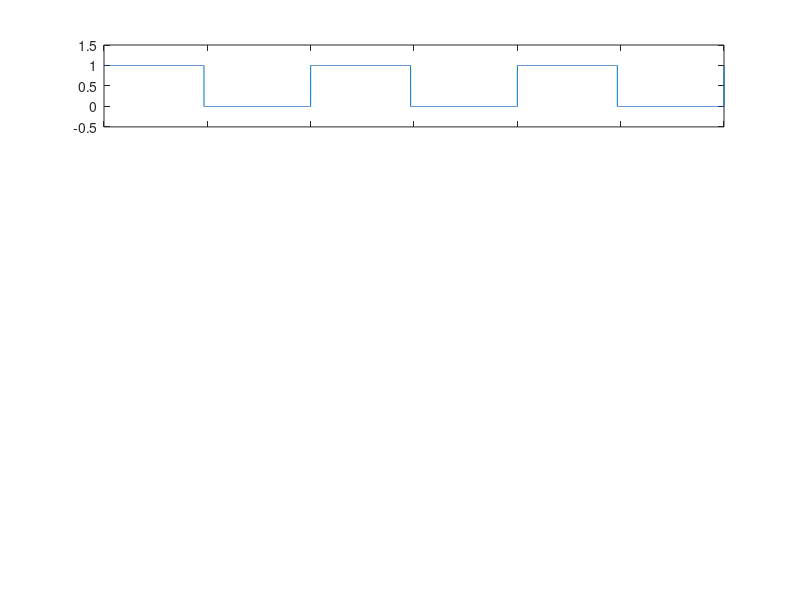

Recreate this plot in MATLAB. (Note: this script raises an error after producing the figure.)
fs = 50e3;
Ts = 1/fs;

C = 39e-6;
rC = 0.23;

L = 220e-6;
rL = 0.65;

R = 10;
Vdf = 0.8;

Vi = 9;
Vo = 3.7;
Io = Vo/R;

D = ( Vo * (1+rL/R) + Vdf ) / (Vi + Vdf);
Ton = D*Ts;
Toff = Ts-Ton;

delta_iL = (Vdf+Vo*(1+rL/R))*Toff/L;

didt = 50e+6;
t3 = (Io-delta_iL/2)/didt;
t4 = 34e-9;
trr = 50e-9;
t5 = trr -t4;
Irr = didt *t4;


N = 50000;
Tf = 3*Ts;
t = linspace(0, Tf, N);
disparo = t;
iL = t;
vL = t;
id = t;

for i=1:N
    tt = mod(t(i), Ts);
    if tt <= Ton
        disparo(i) = 1;
        vL(i) = Vi - Vo - Io*rL;
        iL(i) = Io - delta_iL/2 + vL(i)/L*tt;
        
        if tt <= t3+t4
            id(i) = (Io-delta_iL/2)-didt*tt;
        elseif tt <= t3+trr
            tt = tt-t3-t4;
            id(i) = Irr * (tt/t5 -1);
        else
            id(i) = 0;
        end
    else
        disparo(i) = 0;
        vL(i) = -Vdf - Vo - Io*rL;
        iL(i) = Io + delta_iL/2 + vL(i)/L*(tt-Ton);
        id(i) = iL(i);
    end
end

data = csvread('e4_tp1_ej2.csv', 1, 0);
t_spice = data(:,1);
vl_spice = data(:,2);
id_spice = data(:,3);
il_spice = data(:,4);

ax1 = subplot(4,1,1);
plot(t, disparo);
ylim([-0.5, 1.5]);
xlim([0, Tf]);
xticklabels({});
formataxes('', '', 'Nivel l\''ogico');

ax2 = subplot(4,1,2);
plot(t, vL);
hold on;
plot(t_spice, vl_spice);
xlim([0, Tf]);
xticklabels({});
formataxes('', '', '$v_L(t)$ (V)', 'C\''alculo', 'Simulaci\''on');

ax3 = subplot(4,1,3);
plot(t, iL);
hold on;
plot(t_spice, il_spice);
xlim([0, Tf]);
xticklabels({});
formataxes('', '', '$i_L(t)$ (A)', 'C\''alculo', 'Simulaci\''on');


ax4 = subplot(4,1,4);
plot(t, id);
hold on;
plot(t_spice, id_spice);
xlim([0, Tf]);
ylim([-2, 0.8]);
formataxes('', 'Tiempo (s)', '$i_D(t)$ (A)', 'C\''alculo', 'Simulaci\''on');


